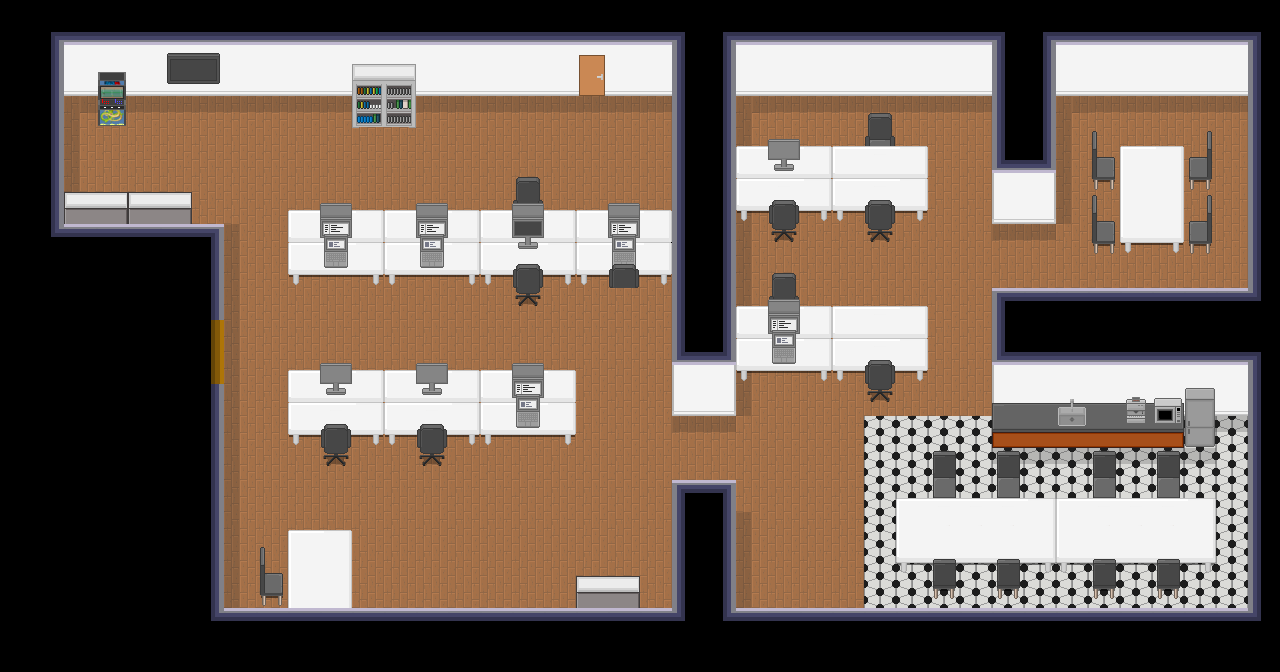

A level layout from a 2D game, rendered from its tile map. Below: a short description, then the map file with tile-grid data replaced by summaries:
An orthogonal 40x21 tile map with 32x32 px tiles, 5 tile layers (ground, objects, objectsOver, middleGround, ...), 16 tilesets and 99 objects (5x dining_table, 3x rm, 2x boss, 2x cc, 2x rs, ...).

<map version="1.4" tiledversion="1.4.1" orientation="orthogonal" renderorder="right-down" width="40" height="21" tilewidth="32" tileheight="32" infinite="0" nextlayerid="11" nextobjectid="55">
 <editorsettings>
  <export target="office.json" format="json" />
 </editorsettings>
 <tileset firstgid="1" name="room" tilewidth="32" tileheight="32" tilecount="286" columns="11">
  <image source="room.png" width="352" height="832" />
  <tile id="4">
   <objectgroup draworder="index" id="2">
    <object id="1" x="0.25" y="0" width="32" height="32" />
   </objectgroup>
  </tile>
  <tile id="5">
   <objectgroup draworder="index" id="2">
    <object id="1" x="0.25" y="0" width="32" height="32" />
   </objectgroup>
  </tile>
  <tile id="6">
   <objectgroup draworder="index" id="2">
    <object id="1" x="0.25" y="0" width="32" height="32" />
   </objectgroup>
  </tile>
  <tile id="7">
   <objectgroup draworder="index" id="2">
    <object id="1" x="0.25" y="0" width="32" height="32" />
   </objectgroup>
  </tile>
  <tile id="15">
   <objectgroup draworder="index" id="2">
    <object id="1" x="0.25" y="0" width="32" height="32" />
   </objectgroup>
  </tile>
  <tile id="18">
   <objectgroup draworder="index" id="2">
    <object id="1" x="0.25" y="0" width="32" height="32" />
   </objectgroup>
  </tile>
  <tile id="19">
   <objectgroup draworder="index" id="2">
    <object id="1" x="0.25" y="0" width="32" height="32" />
   </objectgroup>
  </tile>
  <tile id="22">
   <objectgroup draworder="index" id="2">
    <object id="1" x="0.25" y="0" width="32" height="32" />
   </objectgroup>
  </tile>
  <tile id="23">
   <objectgroup draworder="index" id="2">
    <object id="1" x="0.25" y="0" width="32" height="32" />
   </objectgroup>
  </tile>
  <tile id="24">
   <objectgroup draworder="index" id="2">
    <object id="1" x="0.25" y="0" width="32" height="32" />
   </objectgroup>
  </tile>
  <tile id="26">
   <objectgroup draworder="index" id="2">
    <object id="1" x="0.25" y="0" width="32" height="32" />
   </objectgroup>
  </tile>
  <tile id="29">
   <objectgroup draworder="index" id="2">
    <object id="1" x="0.25" y="0" width="32" height="32" />
   </objectgroup>
  </tile>
  <tile id="33">
   <objectgroup draworder="index" id="2">
    <object id="1" x="0.25" y="0" width="32" height="32" />
   </objectgroup>
  </tile>
  <tile id="34">
   <objectgroup draworder="index" id="2">
    <object id="1" x="0.25" y="0" width="32" height="32" />
   </objectgroup>
  </tile>
  <tile id="35">
   <objectgroup draworder="index" id="2">
    <object id="1" x="0.25" y="0" width="32" height="32" />
   </objectgroup>
  </tile>
  <tile id="37">
   <objectgroup draworder="index" id="2">
    <object id="1" x="0.25" y="0" width="32" height="32" />
   </objectgroup>
  </tile>
  <tile id="40">
   <objectgroup draworder="index" id="2">
    <object id="1" x="0.25" y="0" width="32" height="32" />
   </objectgroup>
  </tile>
  <tile id="44">
   <objectgroup draworder="index" id="2">
    <object id="1" x="0.25" y="0" width="32" height="32" />
   </objectgroup>
  </tile>
  <tile id="48">
   <objectgroup draworder="index" id="2">
    <object id="1" x="0.25" y="0" width="32" height="32" />
   </objectgroup>
  </tile>
  <tile id="51">
   <objectgroup draworder="index" id="2">
    <object id="1" x="0.25" y="0" width="32" height="32" />
   </objectgroup>
  </tile>
  <tile id="55">
   <objectgroup draworder="index" id="2">
    <object id="1" x="0.25" y="0" width="32" height="32" />
   </objectgroup>
  </tile>
  <tile id="56">
   <objectgroup draworder="index" id="2">
    <object id="1" x="0.25" y="0" width="32" height="32" />
   </objectgroup>
  </tile>
  <tile id="57">
   <objectgroup draworder="index" id="2">
    <object id="1" x="0.25" y="0" width="32" height="32" />
   </objectgroup>
  </tile>
  <tile id="59">
   <objectgroup draworder="index" id="2">
    <object id="1" x="0.25" y="0" width="32" height="32" />
   </objectgroup>
  </tile>
  <tile id="62">
   <objectgroup draworder="index" id="2">
    <object id="1" x="0.25" y="0" width="32" height="32" />
   </objectgroup>
  </tile>
  <tile id="103">
   <objectgroup draworder="index" id="2">
    <object id="1" x="0.25" y="0" width="32" height="32" />
   </objectgroup>
  </tile>
  <tile id="104">
   <objectgroup draworder="index" id="2">
    <object id="1" x="0.25" y="0" width="32" height="32" />
   </objectgroup>
  </tile>
  <tile id="176">
   <objectgroup draworder="index" id="2">
    <object id="1" x="0.25" y="0" width="32" height="32" />
   </objectgroup>
  </tile>
  <tile id="177">
   <objectgroup draworder="index" id="2">
    <object id="1" x="0.25" y="0" width="32" height="32" />
   </objectgroup>
  </tile>
  <tile id="178">
   <objectgroup draworder="index" id="2">
    <object id="1" x="0.25" y="0" width="32" height="32" />
   </objectgroup>
  </tile>
  <tile id="183">
   <objectgroup draworder="index" id="2">
    <object id="1" x="0.25" y="0" width="32" height="32" />
   </objectgroup>
  </tile>
  <tile id="184">
   <objectgroup draworder="index" id="2">
    <object id="1" x="0.25" y="0" width="32" height="32" />
   </objectgroup>
  </tile>
  <tile id="185">
   <objectgroup draworder="index" id="2">
    <object id="1" x="0.25" y="0" width="32" height="32" />
   </objectgroup>
  </tile>
  <tile id="186">
   <objectgroup draworder="index" id="2">
    <object id="1" x="0.25" y="0" width="32" height="32" />
   </objectgroup>
  </tile>
  <tile id="198">
   <objectgroup draworder="index" id="2">
    <object id="1" x="0.25" y="0" width="32" height="32" />
   </objectgroup>
  </tile>
  <tile id="199">
   <objectgroup draworder="index" id="2">
    <object id="1" x="0.25" y="0" width="32" height="32" />
   </objectgroup>
  </tile>
  <tile id="200">
   <objectgroup draworder="index" id="2">
    <object id="1" x="0.25" y="0" width="32" height="32" />
   </objectgroup>
  </tile>
  <tile id="207">
   <objectgroup draworder="index" id="2">
    <object id="1" x="0.25" y="0" width="32" height="32" />
   </objectgroup>
  </tile>
  <tile id="209">
   <objectgroup draworder="index" id="2">
    <object id="1" x="0.25" y="0" width="32" height="32" />
   </objectgroup>
  </tile>
  <tile id="210">
   <objectgroup draworder="index" id="2">
    <object id="1" x="0.25" y="0" width="32" height="32" />
   </objectgroup>
  </tile>
  <tile id="211">
   <objectgroup draworder="index" id="2">
    <object id="1" x="0.25" y="0" width="32" height="32" />
   </objectgroup>
  </tile>
  <tile id="212">
   <objectgroup draworder="index" id="2">
    <object id="1" x="0.25" y="0" width="32" height="32" />
   </objectgroup>
  </tile>
  <tile id="213">
   <objectgroup draworder="index" id="2">
    <object id="1" x="0.25" y="0" width="32" height="32" />
   </objectgroup>
  </tile>
  <tile id="214">
   <objectgroup draworder="index" id="2">
    <object id="1" x="0.25" y="0" width="32" height="32" />
   </objectgroup>
  </tile>
  <tile id="215">
   <objectgroup draworder="index" id="2">
    <object id="2" x="15.5" y="3.5">
     <ellipse />
    </object>
   </objectgroup>
  </tile>
  <tile id="217">
   <objectgroup draworder="index" id="2">
    <object id="1" x="1.23684" y="1.10526" width="32" height="32" />
   </objectgroup>
  </tile>
  <tile id="220">
   <objectgroup draworder="index" id="2">
    <object id="1" x="0.25" y="0" width="32" height="32" />
   </objectgroup>
  </tile>
  <tile id="223">
   <objectgroup draworder="index" id="2">
    <object id="1" x="0.25" y="0" width="32" height="32" />
   </objectgroup>
  </tile>
  <tile id="224">
   <objectgroup draworder="index" id="2">
    <object id="1" x="0.25" y="0" width="32" height="32" />
   </objectgroup>
  </tile>
  <tile id="225">
   <objectgroup draworder="index" id="2">
    <object id="1" x="0.25" y="0" width="32" height="32" />
   </objectgroup>
  </tile>
  <tile id="228">
   <objectgroup draworder="index" id="2">
    <object id="1" x="1.23684" y="1.10526" width="32" height="32" />
   </objectgroup>
  </tile>
  <tile id="231">
   <objectgroup draworder="index" id="2">
    <object id="1" x="0.25" y="0" width="32" height="32" />
   </objectgroup>
  </tile>
  <tile id="239">
   <objectgroup draworder="index" id="2">
    <object id="1" x="1.23684" y="1.10526" width="32" height="32" />
   </objectgroup>
  </tile>
 </tileset>
 <tileset firstgid="287" name="albert" tilewidth="32" tileheight="64" tilecount="12" columns="3">
  <image source="../sprites/albert.png" width="96" height="256" />
 </tileset>
 <tileset firstgid="299" name="boss" tilewidth="32" tileheight="64" tilecount="12" columns="3">
  <image source="../sprites/boss.png" width="96" height="256" />
 </tileset>
 <tileset firstgid="311" name="cc" tilewidth="32" tileheight="64" tilecount="1" columns="1">
  <image source="../sprites/cc.png" width="32" height="64" />
 </tileset>
 <tileset firstgid="312" name="rs" tilewidth="32" tileheight="64" tilecount="1" columns="1">
  <image source="../sprites/rs.png" width="32" height="64" />
 </tileset>
 <tileset firstgid="313" name="sn" tilewidth="32" tileheight="64" tilecount="1" columns="1">
  <image source="../sprites/sn.png" width="32" height="64" />
 </tileset>
 <tileset firstgid="314" name="ef" tilewidth="32" tileheight="64" tilecount="1" columns="1">
  <image source="../sprites/ef.png" width="32" height="64" />
 </tileset>
 <tileset firstgid="315" name="ej" tilewidth="32" tileheight="64" tilecount="1" columns="1">
  <image source="../sprites/ej.png" width="32" height="64" />
 </tileset>
 <tileset firstgid="316" name="fs" tilewidth="32" tileheight="64" tilecount="1" columns="1">
  <image source="../sprites/fs.png" width="32" height="64" />
 </tileset>
 <tileset firstgid="317" name="rm" tilewidth="32" tileheight="64" tilecount="1" columns="1">
  <image source="../sprites/rm.png" width="32" height="64" />
 </tileset>
 <tileset firstgid="318" name="ja" tilewidth="32" tileheight="64" tilecount="1" columns="1">
  <image source="../sprites/ja.png" width="32" height="64" />
 </tileset>
 <tileset firstgid="319" name="wg" tilewidth="32" tileheight="64" tilecount="1" columns="1">
  <image source="../sprites/wg.png" width="32" height="64" />
 </tileset>
 <tileset firstgid="320" name="se" tilewidth="32" tileheight="64" tilecount="1" columns="1">
  <image source="../sprites/se.png" width="32" height="64" />
 </tileset>
 <tileset firstgid="321" name="mf" tilewidth="32" tileheight="64" tilecount="12" columns="3">
  <image source="../sprites/mf.png" width="96" height="256" />
 </tileset>
 <tileset firstgid="333" name="emptyChair" tilewidth="32" tileheight="64" tilecount="1" columns="1">
  <image source="../sprites/emptyChair.png" width="32" height="64" />
 </tileset>
 <tileset firstgid="334" name="yf" tilewidth="32" tileheight="64" tilecount="1" columns="1">
  <image source="../sprites/yf.png" width="32" height="64" />
 </tileset>
 <layer id="1" name="ground" width="40" height="21">
  <data>[840 cells, 840 non-empty, 26 distinct tile ids]</data>
 </layer>
 <layer id="3" name="objects" width="40" height="21">
  <data>[840 cells, 151 non-empty, 33 distinct tile ids]</data>
 </layer>
 <layer id="9" name="objectsOver" width="40" height="21">
  <data>[840 cells, 11 non-empty, 7 distinct tile ids]</data>
 </layer>
 <objectgroup id="4" name="dynamicObjects" />
 <objectgroup id="6" name="characters">
  <object id="3" name="albert" gid="288" x="576.667" y="126" width="32" height="64" />
  <object id="4" name="boss" gid="300" x="383.334" y="144.666" width="32" height="64">
   <properties>
    <property name="NPC" type="bool" value="true" />
   </properties>
  </object>
  <object id="8" name="cc" gid="311" x="608" y="236" width="32" height="64" />
  <object id="9" name="rs" gid="312" x="416" y="236" width="32" height="64" />
  <object id="10" name="sn" gid="313" x="320" y="236" width="32" height="64" />
  <object id="11" name="ef" gid="314" x="320" y="397" width="32" height="64" />
  <object id="12" name="ej" gid="315" x="416" y="397" width="32" height="64" />
  <object id="13" name="fs" gid="316" x="512" y="397" width="32" height="64" />
  <object id="14" name="rm" gid="317" x="416" y="320" width="32" height="64" />
  <object id="15" name="ja" gid="318" x="768" y="416" width="32" height="64" />
  <object id="16" name="wg" gid="319" x="512" y="480" width="32" height="64" />
  <object id="17" name="se" gid="320" x="320" y="320" width="32" height="64" />
  <object id="18" name="mf" gid="331" x="81" y="137" width="32" height="64" />
  <object id="50" name="emptyChair" gid="333" x="608" y="320" width="32" height="64" />
  <object id="53" name="yf" gid="334" x="768" y="172" width="32" height="64" />
 </objectgroup>
 <layer id="2" name="middleGround" width="40" height="21">
  <data>[840 cells, 109 non-empty, 11 distinct tile ids]</data>
 </layer>
 <layer id="7" name="foreground" width="40" height="21">
  <data>[840 cells, 63 non-empty, 9 distinct tile ids]</data>
 </layer>
 <objectgroup id="5" name="actions">
  <object id="5" name="action" type="boss" x="367.333" y="105.333" width="64" height="64">
   <properties>
    <property name="action" value="boss" />
   </properties>
  </object>
  <object id="19" name="action" type="mf" x="71" y="98.6667" width="50" height="50">
   <properties>
    <property name="action" value="mf" />
   </properties>
  </object>
  <object id="20" name="action" type="arcade" x="94.3333" y="73.3333" width="32" height="64">
   <properties>
    <property name="action" value="arcade" />
   </properties>
  </object>
  <object id="21" name="action" type="cc" x="590.667" y="168.667" width="64" height="64">
   <properties>
    <property name="action" value="cc" />
   </properties>
  </object>
  <object id="22" name="action" type="rs" x="400" y="168" width="64" height="64">
   <properties>
    <property name="action" value="rs" />
   </properties>
  </object>
  <object id="23" name="action" type="sn" x="304.333" y="168.333" width="64" height="64">
   <properties>
    <property name="action" value="sn" />
   </properties>
  </object>
  <object id="24" name="action" type="se" x="304.333" y="260.333" width="64" height="64">
   <properties>
    <property name="action" value="se" />
   </properties>
  </object>
  <object id="25" name="action" type="rm" x="400" y="259.667" width="64" height="64">
   <properties>
    <property name="action" value="rm" />
   </properties>
  </object>
  <object id="26" name="action" type="ef" x="304.333" y="331.333" width="64" height="64">
   <properties>
    <property name="action" value="ef" />
   </properties>
  </object>
  <object id="27" name="action" type="ej" x="399" y="330.667" width="64" height="64">
   <properties>
    <property name="action" value="ej" />
   </properties>
  </object>
  <object id="28" name="action" type="fs" x="495.333" y="330.333" width="64" height="64">
   <properties>
    <property name="action" value="fs" />
   </properties>
  </object>
  <object id="29" name="action" type="wg" x="495.333" y="418" width="64" height="64">
   <properties>
    <property name="action" value="wg" />
   </properties>
  </object>
  <object id="30" name="action" type="ja" x="751.667" y="354.333" width="64" height="64">
   <properties>
    <property name="action" value="ja" />
   </properties>
  </object>
  <object id="31" name="action" type="coffee_machine" x="1125.33" y="405.667" width="18.6667" height="64">
   <properties>
    <property name="action" value="coffee_machine" />
   </properties>
  </object>
  <object id="33" name="action" type="microwave" x="1158" y="405.667" width="18.6667" height="64">
   <properties>
    <property name="action" value="microwave" />
   </properties>
  </object>
  <object id="34" name="action" type="fridge" x="1189.33" y="405.333" width="18.6667" height="64">
   <properties>
    <property name="action" value="fridge" />
   </properties>
  </object>
  <object id="35" name="action" type="meeting_room" x="1087.33" y="153.667" width="128" height="42">
   <properties>
    <property name="action" value="meeting_room" />
   </properties>
  </object>
  <object id="36" name="action" type="bathroom" x="169.667" y="320" width="64" height="64">
   <properties>
    <property name="action" value="bathroom" />
   </properties>
  </object>
  <object id="37" name="action" type="library" x="352" y="78" width="64" height="64">
   <properties>
    <property name="action" value="library" />
   </properties>
  </object>
  <object id="38" name="action" type="lockers" x="64" y="219.667" width="128" height="128">
   <properties>
    <property name="action" value="lockers" />
   </properties>
  </object>
  <object id="39" name="action" type="tv" x="161.333" y="34.3333" width="64" height="80">
   <properties>
    <property name="action" value="tv" />
   </properties>
  </object>
  <object id="40" name="action" type="office_stuff" x="575.333" y="602.333" width="64" height="80">
   <properties>
    <property name="action" value="office_stuff" />
   </properties>
  </object>
  <object id="41" name="action" type="dining_table" x="923.667" y="478.667" width="40" height="130">
   <properties>
    <property name="action" value="dining_table" />
   </properties>
  </object>
  <object id="45" name="action" type="dining_table" x="988" y="478.667" width="40" height="130">
   <properties>
    <property name="action" value="dining_table" />
   </properties>
  </object>
  <object id="46" name="action" type="dining_table" x="1084" y="478.667" width="40" height="130">
   <properties>
    <property name="action" value="dining_table" />
   </properties>
  </object>
  <object id="47" name="action" type="dining_table" x="1148" y="478.667" width="40" height="130">
   <properties>
    <property name="action" value="dining_table" />
   </properties>
  </object>
  <object id="48" name="action" type="dining_table" x="1036" y="478.333" width="40" height="130">
   <properties>
    <property name="action" value="dining_table" />
   </properties>
  </object>
  <object id="49" name="action" type="meeting_room" x="1087.67" y="213.667" width="128" height="42">
   <properties>
    <property name="action" value="meeting_room" />
   </properties>
  </object>
  <object id="51" name="action" type="rm" x="496.333" y="234.333" width="64" height="64">
   <properties>
    <property name="action" value="rm" />
   </properties>
  </object>
  <object id="52" name="action" type="mf_sitting" x="591.333" y="260" width="64" height="64">
   <properties>
    <property name="action" value="mf_sitting" />
   </properties>
  </object>
  <object id="54" name="action" type="yf" x="752" y="105.333" width="64" height="64">
   <properties>
    <property name="action" value="yf" />
   </properties>
  </object>
 </objectgroup>
</map>
